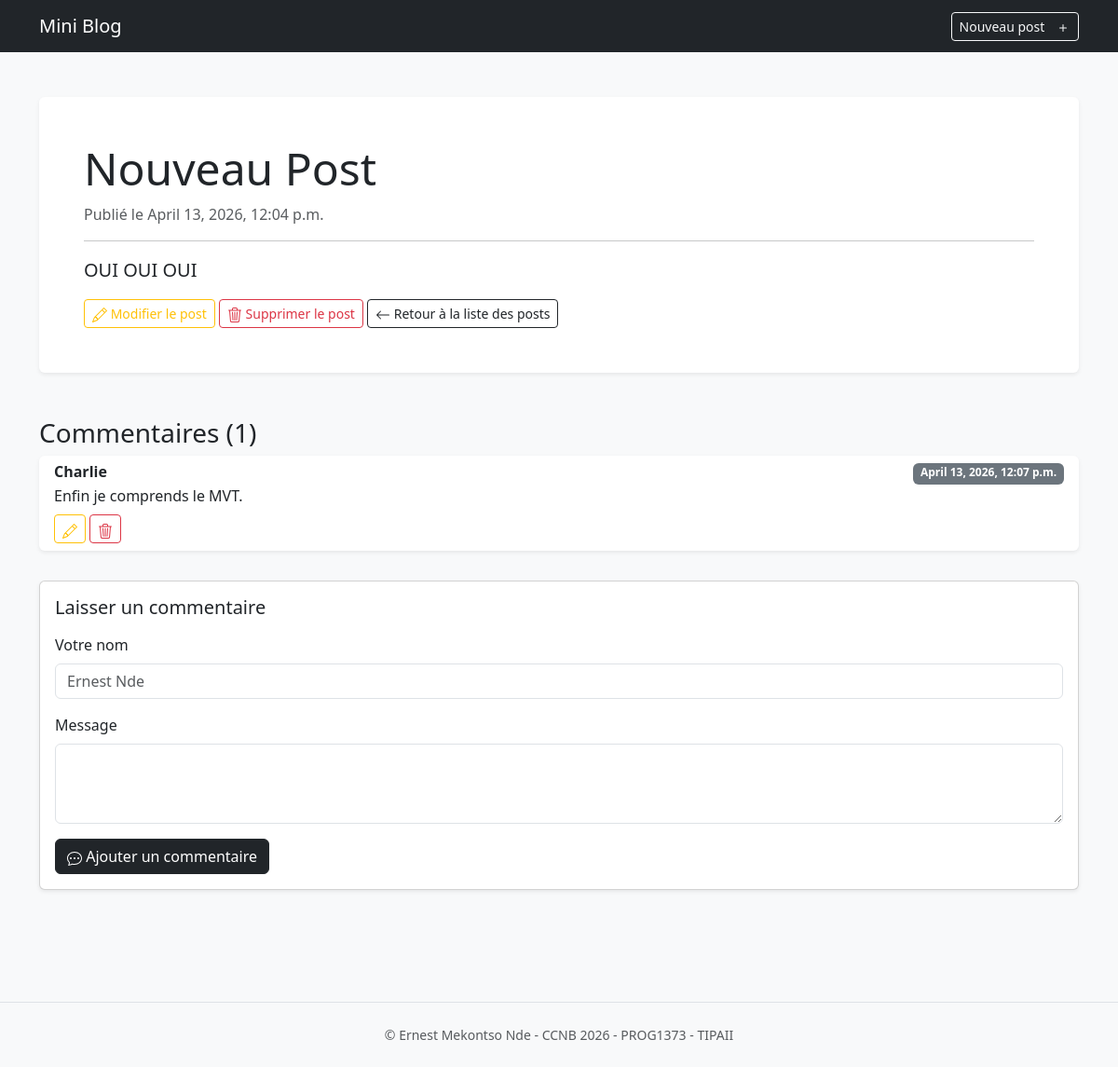
Page /4/ on the committed database.
### blog/models.py (models this page shows, shortened)
class Post(models.Model):
    title = models.CharField(max_length=200)
    content = models.TextField()
    created_at = models.DateTimeField(auto_now_add=True)
    updated_at = models.DateTimeField(auto_now=True)

class Comment(models.Model):
    post = models.ForeignKey(Post, on_delete=models.CASCADE, related_name='comments')
    author = models.CharField(max_length=200)
    content = models.TextField()
    created_at = models.DateTimeField(auto_now_add=True)
    updated_at = models.DateTimeField(auto_now=True)

### blog/views.py (the view)
# urls.py: path('<int:post_id>/', views.detail, name='detail'),
def detail(request, post_id):
    post = get_object_or_404(Post, id=post_id)
    return render(request, 'posts/detail.html', {'post': post})

### blog/templates/posts/detail.html (shortened to what this page needs)
{% extends 'base.html' %}
{% block content %}
<div class="container py-4">
  <article class="bg-white p-5 rounded shadow-sm mb-5">
    <h2 class="display-5">{{ post.title }}</h2>
    <p class="text-muted">Publié le {{ post.created_at }}</p>
    <hr />
    <p class="lead">{{ post.content }}</p>
    <a href="{% url 'update' post.id %}" class="btn btn-outline-warning btn-sm" title="Modifier le post">
      Modifier le post
    </a>
    <a
      href="{% url 'delete' post.id %}" class="btn btn-outline-danger btn-sm" title="Supprimer le post"
      onclick="return confirm('Attention: Ce post sera supprimé définitivement !')"
    >
      Supprimer le post
    </a>
    <a href="{% url 'index' %}" class="btn btn-outline-dark btn-sm" title="Retour à la liste des posts">
      <svg xmlns="http://www.w3.org/2000/svg" width="16" height="16" fill="currentColor" class="bi bi-arrow-left" viewBox="0 0 16 16">
        <path fill-rule="evenodd" d="M15 8a.5.5 0 0 0-.5-.5H2.707l3.147-3.146a.5.5 0 1 0-.708-.708l-4 4a.5.5 0 0 0 0 .708l4 4a.5.5 0 0 0 .708-.708L2.707 8.5H14.5a.5.5 0 0 0 .5-.5"/>
      </svg>
      Retour à la liste des posts
   </a>
  </article>
  <section class="mb-5">
    <h3>Commentaires ({{ post.comments.count }})</h3>
    <div class="list-group mb-4">
      {% for comment in post.comments.all %}
      <div class="list-group-item bg-white border-0 shadow-sm mb-2 rounded">
        <div class="d-flex w-100 justify-content-between">
          <h6 class="mb-1 fw-bold">{{ comment.author }}</h6>
          <small class="badge bg-secondary text-white">{{ comment.created_at }}</small>
        </div>
        <p class="mb-1">
          {{ comment.content|truncatewords:20 }}
        </p>
        <div class="mt-2">
          {% include 'comments/update_comment.html' with comment=comment %}
          <a
            href="{% url 'delete_comment' post.id comment.id %}"
            class="btn btn-outline-danger btn-sm"
            title="Supprimer le commentaire"
            onclick="return confirm('Attention: Ce commentaire sera supprimé définitivement !')"
          >
          </a>
        </div>
      </div>
      {% empty %}
      <p class="text-muted text-center fst-italic">Aucun commentaire pour le moment.</p>
      {% endfor %}
    </div>
    <div class="card shadow-sm">
      <div class="card-body">
        <h5 class="card-title mb-3">Laisser un commentaire</h5>
        <form action="{% url 'add_comment' post.id %}" method="post">
          <div class="mb-3">
            <label class="form-label">Votre nom</label>
            <input
              type="text"
              class="form-control"
              placeholder="Ernest Nde"
              name="author"/>
          </div>
          <div class="mb-3">
            <label class="form-label">Message</label>
            <textarea class="form-control" rows="3" name="content"></textarea>
          </div>
          <button type="submit" class="btn btn-dark" title="Ajouter un commentaire">
            Ajouter un commentaire
          </button>
        </form>
      </div>
    </div>
  </section>
</div>
{% endblock %}

### blog/templates/comments/update_comment.html (shortened to what this page needs)
{% load static %}
<button type="button" class="btn btn-outline-warning btn-sm" data-bs-toggle="modal" data-bs-target="#updateCommentModal{{ comment.id }}" title="Modifier le commentaire">
</button>

### rows in the picture
Post: title "Nouveau Post", created_at "April 13, 2026, 12:04 p.m.", content "OUI OUI OUI", comments.count "1"
Comment: author "Charlie", created_at "April 13, 2026, 12:07 p.m.", content "Enfin je comprends le MVT."
